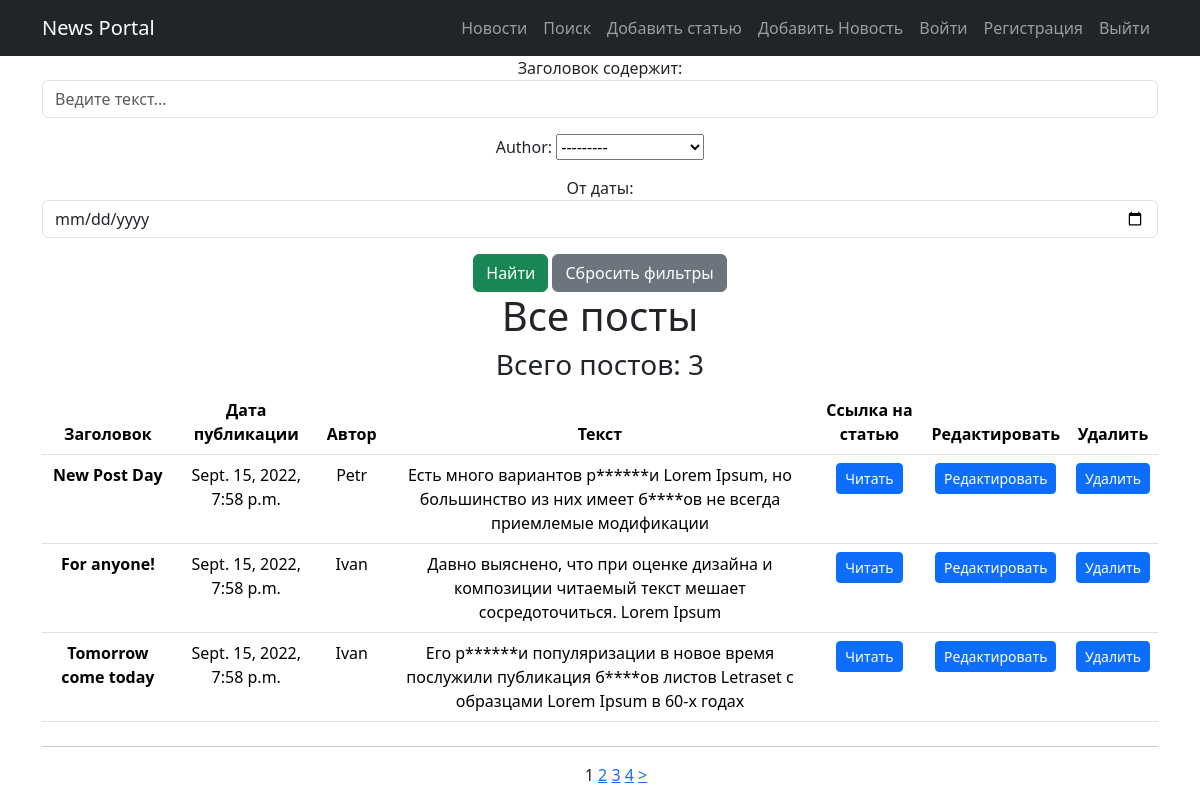
Screenshot of /post/search/ with the database file from the repository.
### news_portal_app/models.py (models this page shows, shortened)
class Post(models.Model):
    news = 'NE'
    artikle = 'AR'
    TYPE = [
        (news, 'Новость'),
        (artikle, 'Статья'),
    ]
    author = models.ForeignKey(Author, on_delete=models.CASCADE)
    type = models.CharField(max_length=2, choices=TYPE, default=artikle)
    time = models.DateTimeField(auto_now_add=True)
    category = models.ManyToManyField(Category, through='PostCategory')
    title = models.CharField(max_length=128)
    text = models.TextField()
    rating = models.IntegerField(default=0)

class Author(models.Model):
    user = models.OneToOneField(User, on_delete=models.CASCADE)
    rating = models.SmallIntegerField(default=0)

### news_portal_app/views.py (the view)
# urls.py: path('search/', SearchPosts.as_view(), name='search_posts'),
class SearchPosts(ListView):
    paginate_by = 3
    model = Post
    ordering = 'time'
    template_name = 'search.html'
    context_object_name = 'news'
    def get_queryset(self):
        queryset = super().get_queryset()
        self.filterset = PostFilter(self.request.GET, queryset)
        return self.filterset.qs
    def get_context_data(self, **kwargs):
        context = super().get_context_data(**kwargs)
        context['search_filter'] = self.filterset
        return context

### news_portal_app/templatetags/custom_filters.py (called while the page is built)
@register.filter()
def censor(post_text: str):
    if not isinstance(post_text, str):
        raise ValueError('Можно применить только к строке!')  # Если строка, то в ней уже ищем плохие слова
    if 'редиск' or 'баран' in post_text:
        text = post_text.replace('редиск', 'р******')
        text = text.replace('баран', 'б****')
        return text

### templates/search.html (shortened to what this page needs)
{% extends 'flatpages/default.html' %}
{% load custom_filters %}
{% load custom_tags %}
{% block content %}
    <form action="" method="GET">
        {{ search_filter.form.as_p }}
        <input type="submit" value="Найти" class="btn btn-success"/>
        <a class="btn btn-secondary" role="button" href="{{ request.path }}">Сбросить фильтры</a>
    </form>
<div class="col-lg-12 text-center">
    <h1>Все посты</h1>
    <h3>Всего постов: {{ news|length }}</h3>
    <table class="table">
        <thead>
        <tr>
            <th scope="col">Заголовок</th>
            <th scope="col">Дата публикации</th>
            <th scope="col">Автор</th>
            <th scope="col">Текст</th>
            <th scope="col">Ссылка на статью</th>
            <th scope="col">Редактировать</th>
            <th scope="col">Удалить</th>
        </tr>
        </thead>
        <tbody>
        {% for post in news %}
        <tr>
            <th scope="row">{{ post.title }}</th>
            <td>{{ post.time }}</td>
            <td>{{ post.author.user.username }}</td>
            <td>{{ post.text | truncatewords:20 | censor}}</td>
            <td><a class="btn btn-primary btn-sm" href="/news/news/{{ post.pk }}">Читать</a></td>
            <td><a class="btn btn-primary btn-sm" href="/news/news/{{ post.pk }}/edit/">Редактировать</a></td>
            <td><a class="btn btn-primary btn-sm" href="/news/news/{{ post.pk }}/delete/">Удалить</a></td>
        </tr>
        {% endfor %}
        </tbody>
    </table>
</div>
<hr class="mt-4">
<div class="row">
    <nav aria-label="Page navigation example">
        <ul class="pagination justify-content-center">
            {% if page_obj.has_other_pages %}
            <nav class="list-pages">
                <ul>
                    {% for p in paginator.page_range %}
                    {% if page_obj.number == p %}
                    <span class="page-num page-num-selected">{{ p }}</span>
                    {% elif p >= page_obj.number|add:-4 and p <= page_obj.number|add:4 %}
                    <span class="page-num">
                        <a href="?page={{ p }}">{{ p }}</a>
                    </span>
                    {% endif %}
                    {% endfor %}
                    {% if page_obj.has_next %}
                    <span class="page-num">
                        <a href="?page={{ page_obj.next_page_number }}">&gt;</a>
                    </span>
                    {% endif %}
                    {% endif %}
                </ul>
            </nav>
        </ul>
    </nav>
</div>
{% endblock content %}

### rows the page displays
Post: title "New Post Day", time "Sept. 15, 2022, 7:58 p.m.", author.user.username "Petr", text|censor "Есть много вариантов р******и Lorem Ipsum, но большинство из них имеет б****ов не всегда приемлемые модификации"
Post: title "For anyone!", time "Sept. 15, 2022, 7:58 p.m.", author.user.username "Ivan", text|censor "Давно выяснено, что при оценке дизайна и композиции читаемый текст мешает сосредоточиться. Lorem Ipsum"
Post: title "Tomorrow come today", time "Sept. 15, 2022, 7:58 p.m.", author.user.username "Ivan", text|censor "Его р******и популяризации в новое время послужили публикация б****ов листов Letraset с образцами Lorem Ipsum в 60-х годах"

### other values shown
{{ news|length }} "3"
{{ p }} "1"
{{ p }} "2" "3" "4"
